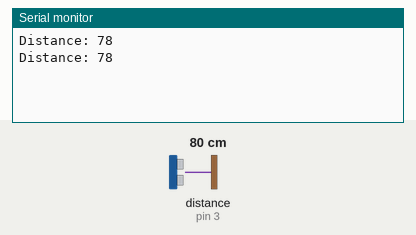
This sketch was run on a simulated Arduino Uno, built with avr-gcc and run on an emulated ATmega328P. Parts: the last lines printed to the serial monitor. Wiring (inferred from the names in the program): ultrasonic range finder: trigger pin 2; echo pin 3. The inputs (shaded band) are chosen by the test bench; at power-on: distance to the obstacle (sensor on pin 3) 80 cm. The echo pulse lasts 58.3 µs per cm.

Above: at 1.8 s.
1.9 s: distance to the obstacle (sensor on pin 3) set to 2 cm
At 2.8 s:
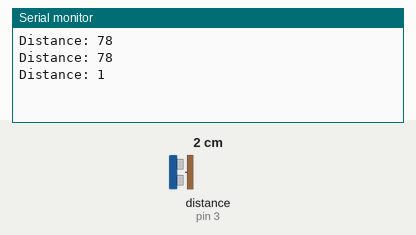
3.4 s: distance to the obstacle (sensor on pin 3) set to 4 cm
At 4.8 s:
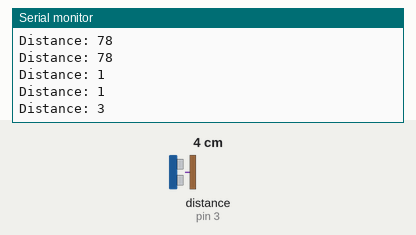
Timing chart, 0 to 6.4 s (numbered marks = the images above; inputs shaded):
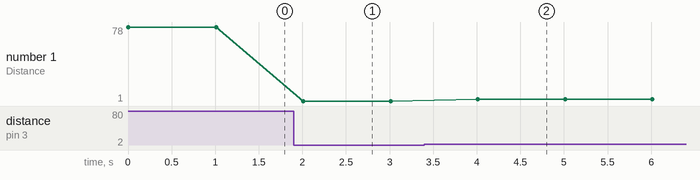

Measured:
- after the input at 1.9 s, the serial monitor: prints a new line after 0.11 s (image 1)
- after the input at 3.4 s, the serial monitor: prints a new line after 0.61 s (image 2)
- plotted number 1: 78 → 1 after the input at 1.9 s, 1 → 3 after the input at 3.4 s

The sketch:

Ultrasonic_Sensor.ino
```cpp
const int trigPin = 2;
const int echoPin = 3;

long duration;
int distance;


void setup() {
pinMode(trigPin, OUTPUT);
pinMode(echoPin, INPUT);
Serial.begin(9600);
void ultra();
}

void loop()
{
ultra();
}


void ultra()
{
  digitalWrite(trigPin, LOW);
 delayMicroseconds(2);

// Sets the trigPin on HIGH state for 10 micro seconds
digitalWrite(trigPin, HIGH);
delayMicroseconds(10);
digitalWrite(trigPin, LOW);

// Reads the echoPin, returns the sound wave travel time in microseconds
duration = pulseIn(echoPin, HIGH);

// Calculating the distance
distance= duration*0.034/2;
// Prints the distance on the Serial Monitor
Serial.print("Distance: ");
Serial.println(distance);
delay(1000);
}
```
